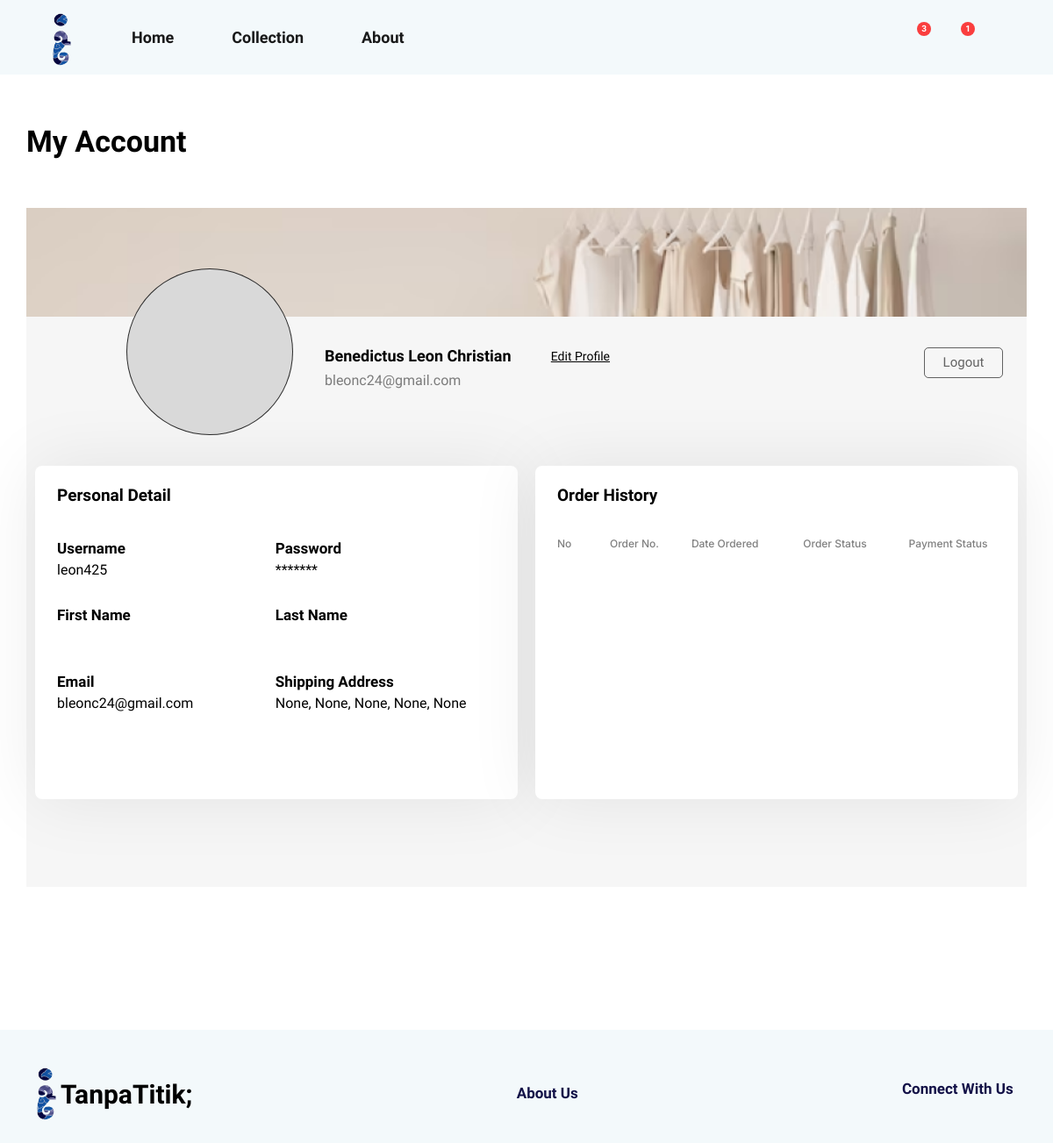
The app's page /profile/ (signed in), older data.
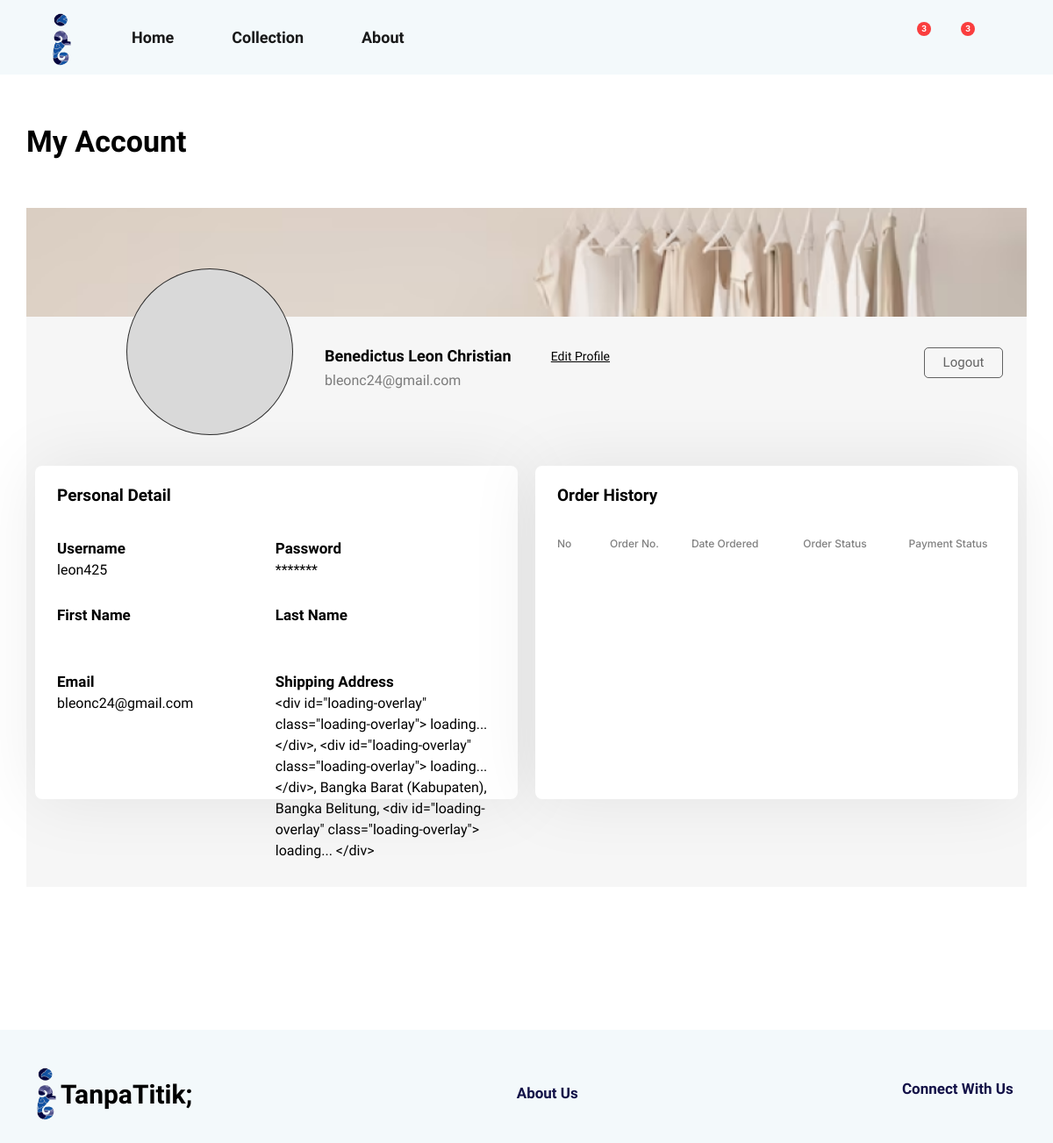
The same page, newer data.
### mainPage/models.py (models this page shows, shortened)
class Order(models.Model):
    customer = models.ForeignKey(Customer, on_delete=models.SET_NULL,null=True)
    status = models.ForeignKey(OrderStatus, on_delete=models.SET_NULL, null=True, blank=True)
    date_ordered = models.DateField(auto_now_add=True) # Not like that
    complete = models.BooleanField(default=False) # payment complete
    current = models.BooleanField(default=True) # if true, we can continue adding to cart. and displayed in the checkout page
    cancel = models.BooleanField(default=False)
    payment_method = models.CharField(max_length=200, null=True)
    transaction_id = models.CharField(max_length=200, null=True)
    terms = models.BooleanField(default=False)
    shipping_cost = models.IntegerField(default=0)
    delivery_time = models.CharField(max_length=200, null=True)
    @property
    def get_cart_items(self):
        orderitems = self.orderitem_set.all()
        total = sum([item.quantity for item in orderitems]) #The total quantity of the cart (all OrderItems)
        return total

class OrderItem(models.Model):
    product= models.ForeignKey(Products, on_delete=models.SET_NULL, blank=True, null=True) #When the customer is deleted, the OrderItem remains exist. However, the customer key is null
    order = models.ForeignKey(Order, on_delete=models.SET_NULL, blank=True, null=True)
    quantity = models.IntegerField(default=1)
    date_added = models.DateTimeField(auto_now_add=True, null=True, blank=True)

class ShippingAddress(models.Model):
    customer = models.OneToOneField(Customer,on_delete=models.SET_NULL, blank=True, null=True)
    address= models.CharField(max_length=200, null=True)
    district = models.CharField(max_length=200, null=True)
    city = models.CharField(max_length=200, null=True)
    province = models.CharField(max_length=200, null=True)
    zipcode = models.CharField(max_length=200, null=True)
    date_added = models.DateTimeField(auto_now_add=True, null=True, blank=True)
    service = models.CharField(max_length=200, null=True)

### mainPage/views.py (the view)
# urls.py: path("profile/", views.profile, name="profile"),
def profile(request):
    logo = Additional.objects.get(name="logo")
    wardrobe = Additional.objects.get(name="wardrobe")
    if request.user.is_authenticated:
        customer = request.user.customer
        order, created = Order.objects.get_or_create(customer=customer, current=True)
        placed_order_by_customer = Order.objects.filter(customer=customer,current=False)
        customer_wishlist = Wishlist.objects.filter(customer=customer)
        newAddress, created = ShippingAddress.objects.get_or_create(customer=customer)
    else:
        return redirect('register_page')
    context = {"logo":logo,"wardrobe":wardrobe,"customer_wishlist":customer_wishlist,"customer":customer,"order":order,"newAddress":newAddress,"placed_order_by_customer":placed_order_by_customer,}
    return render(request,"main/profile.html",context)

### mainPage/templates/main/profile.html (shortened to what this page needs)
<!DOCTYPE html>
{% extends "main/base2.html" %}
{% load static %}
{% load custom_filters %}
    {% block head %}
    <link rel="stylesheet" type="text/css" href="{% static '/css/profile/profile.css' %}">
    <link rel="stylesheet" type="text/css" href="{% static '/css/cart_wishlist/cart.css' %}">
    {% endblock head %}
    {% block content %}
    <div class="container profile-container">
        <div class="cart-wishlist-heading" style="">My Account</div>
        <div class="profile-box">
            <div class="profile-img-cont" style="background:red;">
                <img src='{{wardrobe.img.url}}' style="width:100%;position:relative;object-fit:contain;">
            </div>
            <div class="profile-content" style="">
                <div class="profile-content-heading">
                    <div class="profile-picture"><img></div>
                    <div class="profile-heading-parent">
                        <div class="profile-heading">
                            <div class="profile-heading-1">
                                <div class="profile-heading-name">{{customer.name}}</div>
                                <div class="profile-heading-edit">Edit Profile</div>
                            </div>
                            <div class="profile-heading-2">{{customer.user.email}}</div>
                        </div>
                        <a href="{% url 'logout_page' %}" class="logout-link" ><div class="logout-btn"><div>Logout</div></div></a>
                    </div>
                </div>
                <div class="profile-content-container">
                    <div class="profile-content-content profile-content-detail">
                        <div class="profile-body-heading">Personal Detail</div>
                        <div class="profile-body-body">
                            <div class="profile-body-body-text">
                                <div>Username</div>
                                <div>{{user}}</div>
                            </div>
                            <div class="profile-body-body-text">
                                <div>Password</div>
                                <div>*******</div>
                            </div>
                            <div class="profile-body-body-text">
                                <div>First Name</div>
                            </div>
                            <div class="profile-body-body-text">
                                <div>Last Name</div>
                            </div>
                            <div class="profile-body-body-text">
                                <div>Email</div>
                                <div>{{user.email}}</div>
                            </div>
                            <div class="profile-body-body-text">
                                <div>Shipping Address</div>
                                <div>{{newAddress.address}}, {{newAddress.district}}, {{newAddress.city}}, {{newAddress.province}}, {{newAddress.zipcode}}</div>
                            </div>
                        </div>
                    </div>
                    <div class="profile-content-content profile-content-history">
                        <div class="profile-body-heading">Order History</div>
                        <table class="profile-body-history">
                            <tr class="profile-body-history-content">
                                <th style="width:60px;">No</th>
                                <th>Order No.</th>
                                <th>Date Ordered</th>
                                <th>Order Status</th>
                                <th>Payment Status</th>
                            </tr>
                        </table>
                    </div>
                </div>
            </div>
        </div>
    </div>
    {% endblock %}

### mainPage/templates/main/base2.html (shortened to what this page needs)
<!DOCTYPE html>
{% load static %}
<html lang="en">
<head>
    <link href="https://cdn.jsdelivr.net/npm/bootstrap@5.2.3/dist/css/bootstrap.min.css" rel="stylesheet">
    <link rel="stylesheet" href="https://cdnjs.cloudflare.com/ajax/libs/font-awesome/4.7.0/css/font-awesome.min.css">
    <link rel="stylesheet" type="text/css" href="{% static '/css/general/base2.css' %}">
    <link rel="stylesheet" type="text/css" href="{% static '/css/general/footer.css' %}">
    {% block head %}
    {% endblock head %}
</head>
<body>
   <nav class="navbar navbar-expand-lg bg-body-tertiary fixed-top" id="navMain" style="margin:0px;padding:10px">
    <div class="container-fluid">
      <a class="navbar-brand" id="logo_div" href="#"><img class="logo" src="{{logo.img.url}}" alt="TanpaTitik"></a>
      <div class="collapse navbar-collapse" id="navbarNavAltMarkup">
        <ul class="navbar-nav me-auto mb-2 mb-lg-0">
          <li class="nav-item">
            <a class="nav-link active" aria-current="page" href="{% url 'home' %}">Home</a>
          </li>
          <li class="nav-item">
            <a class="nav-link active" aria-current="page" href="{% url 'home' %}#collection">Collection</a>
          </li>
          <li class="nav-item">
            <a class="nav-link active" href="{% url 'about' %}">About</a>
          </li>
        </ul>
      </div>
      <span class="navbar-text nav_text">
        <form method='POST' action="{% url 'home' %}#collection">
          <div class="search-box">
          </div>
        </form>
        <a href="{% url 'profile' %}" class="base-link"></a>
        <a href="{% url 'wishlist' %}" class="base-link">
          {% if customer_wishlist.count > 0 %}
          <span class="button_badge"><div>{{customer_wishlist.count}}</div></span>
          {% endif %}
        </a>
        <a href="{% url 'cart' %}" class="base-link">
          {% if order.get_cart_items > 0 %}
          <span class="button_badge"><div>{{order.get_cart_items}}</div></span>
          {% endif %}
        </a>
      </span>
    </div>
  </nav>
  <div class="spinner-border" id="spinner" role="status">
  </div>
<div id="content" ,name="content", class="main">
    {% block content %}{% endblock %}
</div>
<div class="container-fluid footer-container">
  <div class="container footer">
    <a href="{% url 'home' %}"><div class="footer-company"><img class="footer-logo" src="{{logo.img.url}}" alt="TanpaTitik"><div>TanpaTitik;</div></div></a>
    <a href="{% url 'about' %}"><div class="footer-link" style="cursor:pointer">About Us</div></a>
    <div class="footer-social">
      <div class="footer-link">
        Connect With Us
      </div>
    </div>
  </div>
</div>
</body>
</html>

Row changes from the older to the newer data that the page shows:
removed ShippingAddress: address "None", district "None", city "None", province "None", zipcode "None"
changed Order: get_cart_items "1" → "3"
added ShippingAddress: address "<div id=\"loading-overlay\" class=\"loading-overlay\"> loading... </div>", district "<div id=\"loading-overlay\" class=\"loading-overlay\"> loading... </div>", city "Bangka Barat (Kabupaten)", province "Bangka Belitung", zipcode "<div id=\"loading-overlay\" class=\"loading-overlay\"> loading... </div>"
